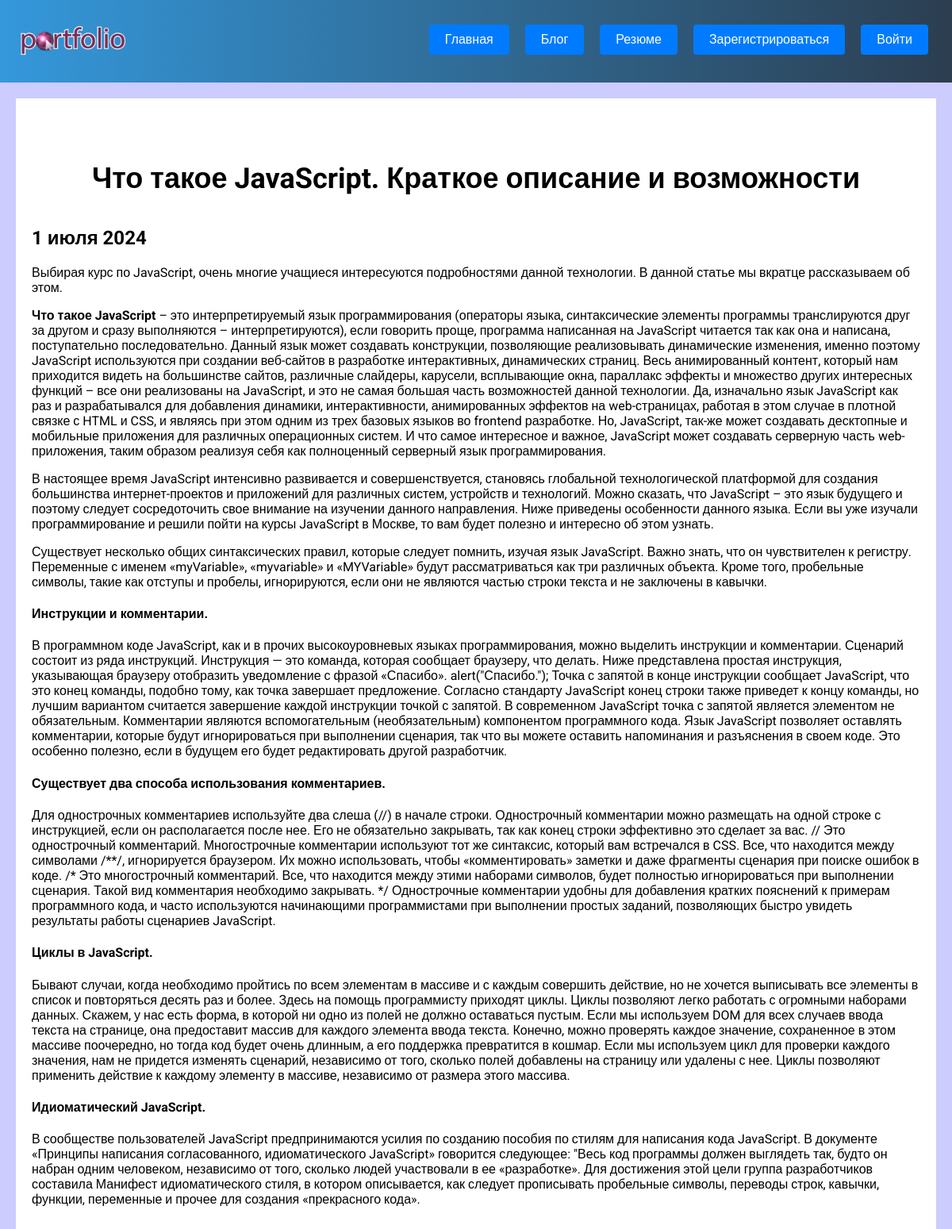
/blog/5/, run on the app's committed database.
### blog/models.py (models this page shows, shortened)
class Blog(models.Model):
    title = models.CharField(max_length=200)
    description = models.TextField()
    date = models.DateField()

### blog/views.py (the view)
# urls.py: path('<int:blog_id>/', views.detail, name="detail"),
def detail(request, blog_id):
    blog = get_object_or_404(Blog, pk=blog_id)
    return render(request, 'blog/details.html', {'blog': blog})

### blog/templates/blog/details.html
{% extends 'skills/base.html' %}
{% block content %}
<div class="detail">
<h1>{{ blog.title }}</h1>
    <h2>{{ blog.date|date:'j E Y' }}</h2>
    {{ blog.description|safe }}
</div>
{% endblock %}

### skills/static/css/style.css (style rules this page uses)
body { background: #CCCCFF; padding: 0; margin: 0; font-family: "Roboto", sans-serif; }
.content h1 { text-align: center; margin: 60px 0 40px; font-size: 36px; }
.detail { background: #FFF; padding: 20px 20px 60px; box-sizing: border-box; }

### data on the page
Blog: title "Что такое JavaScript. Краткое описание и возможности", date "1 июля 2024", description "Выбирая курс по JavaScript, очень многие учащиеся интересуются подробностями данной технологии. В данной статье мы вкратце рассказываем об этом. Что такое JavaScript – это интерпретируемый язык программирования (операторы языка, синтаксические элементы программы транслируются друг за другом и сразу выполняются – интерпретируются), если говорить проще, программа написанная на JavaScript читается так как она и написана, поступательно последовательно. Данный язык может создавать конструкции, позволяющие реализовывать динамические изменения, именно поэтому JavaScript используются при создании веб-сайтов в разработке интерактивных, динамических страниц. Весь анимированный контент, который нам…"
